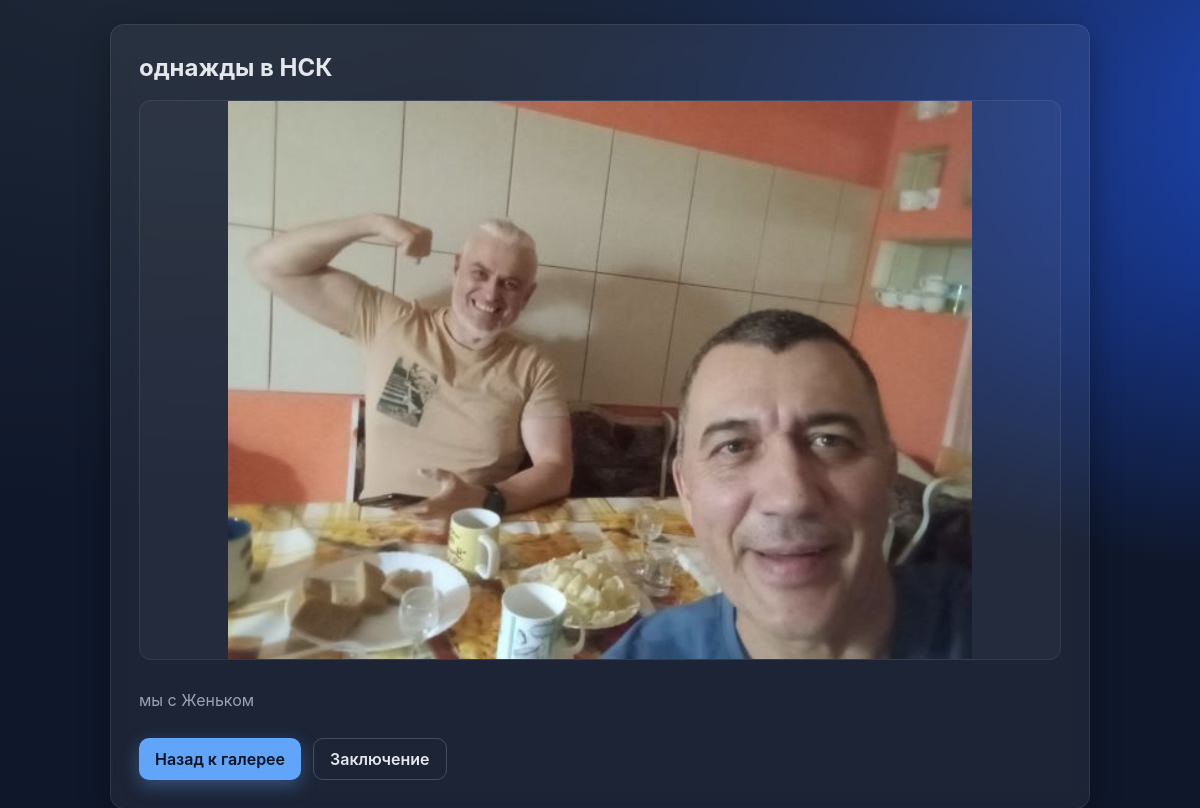
The app's page /fotos/3/ with its own data.
### fotos/models.py (models this page shows, shortened)
class Photo(models.Model):
    title = models.CharField('Название', max_length=200, blank=True)
    description = models.TextField('Описание', blank=True)
    image = models.ImageField('Изображение', upload_to='photos/')
    created_at = models.DateTimeField('Дата создания', auto_now_add=True)
    class Meta:
        ordering = ['id']
        verbose_name = 'Фото'
        verbose_name_plural = 'Фотографии'

### fotos/views.py (the view)
# urls.py: path('fotos/<int:pk>/', views.photo_detail, name='photo_detail'),
def photo_detail(request, pk: int):
    photo = get_object_or_404(Photo, pk=pk)
    return render(request, 'detail.html', {'photo': photo})

### templates/detail.html (shortened to what this page needs)
{% extends 'base.html' %}
{% load static %}
{% block content %}
<section class="page">
  <div class="card stack-lg">
    <h2>{{ photo.title|default:"Фото" }}</h2>
    <div class="photo-detail">
      <img src="{{ photo.image.url }}" alt="{{ photo.title|default:'Фото' }}" class="detail-img">
      {% if photo.description %}
      <p class="detail-desc">{{ photo.description }}</p>
      {% endif %}
    </div>
    <div class="btn-row">
      <a class="btn" href="{% url 'gallery' %}">Назад к галерее</a>
      <a class="btn secondary" href="{% url 'conclusion' %}">Заключение</a>
    </div>
  </div>
</section>
{% endblock %}

### static/fotos/css/style.css (style rules this page uses)
:root { --bg: #0f172a; --bg2: #111827; --card: rgba(255,255,255,0.06); --text: #e5e7eb; --muted: #9ca3af; --primary: #60a5fa; --primary-contrast: #0b1220; --accent: #f59e0b; --radius: 14px; --shadow: 0 10px 30px rgba(0,0,0,0.35); }
* { box-sizing: border-box; }
html, body { height: 100%; }
body { margin: 0; font-family: Inter, system-ui, -apple-system, Segoe UI, Roboto, Arial, sans-serif; background: radial-gradient(1200px 600px at 20% -10%, #1f2937, transparent), radial-gradient(1000px 500px at 120% 10%, #1d4ed8, transparent), var(--bg); color: var(--text); }
.page { min-height: 100vh; display: grid; place-items: center; padding: 24px; }
.card { width: min(980px, 92vw); background: var(--card); border: 1px solid rgba(255,255,255,0.08); border-radius: var(--radius); box-shadow: var(--shadow); padding: 28px; backdrop-filter: blur(10px); }
.stack-lg > * + * { margin-top: 18px; }
h1, h2 { margin: 0; }
.btn-row { display: flex; gap: 12px; flex-wrap: wrap; margin-top: 12px; }
.btn { appearance: none; border: none; background: var(--primary); color: var(--primary-contrast); padding: 10px 16px; border-radius: 10px; font-weight: 600; text-decoration: none; display: inline-flex; align-items: center; justify-content: center; cursor: pointer; transition: transform .08s ease, box-shadow .2s ease, background .2s ease; box-shadow: 0 6px 18px rgba(96,165,250,.35); }
.btn.secondary { background: transparent; color: var(--text); border: 1px solid rgba(255,255,255,.18); box-shadow: none; }
.photo-detail { display: grid; gap: 14px; }
.detail-img { width: 100%; max-height: 70vh; object-fit: contain; border-radius: 12px; border: 1px solid rgba(255,255,255,.08); background: rgba(255,255,255,.03); }
.detail-desc { color: var(--muted); }

### records on screen
Photo: title "однажды в НСК", image (picture), description "мы с Женьком"
